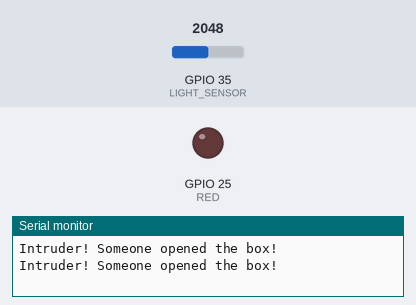
This sketch was run on a simulated ESP32. Shown: output pins drawn as LEDs (lit = HIGH), the last lines printed to the serial monitor. Dashed ring = blinking. Inputs (shaded band) come from the test bench; at power-on: GPIO 35 (LIGHT_SENSOR) = 2048.

Above: at 2.45 s.
3.0 s: GPIO 35 (LIGHT_SENSOR) set to 1973
At 3.35 s:
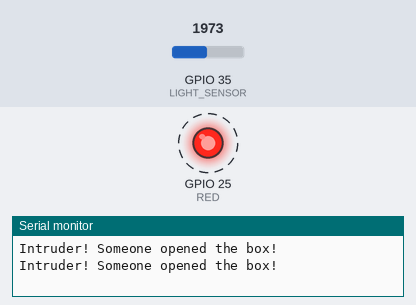
5.8 s: GPIO 35 (LIGHT_SENSOR) set to 2047
At 9.8 s:
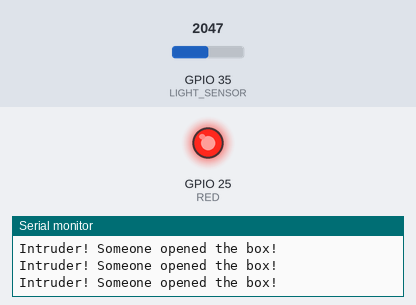
Timing chart, 0 to 15.3 s (numbered marks = the images above; inputs shaded):
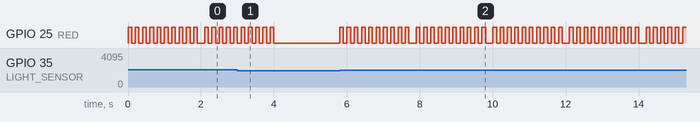

Measured:
- the behaviour switches between 2001 and 2000 on GPIO 35 (LIGHT_SENSOR) (found by bisection; images 0 and 1)
- after the input at 3.0 s, GPIO 25 (RED): goes on until 4.0 s, then stays LOW
- after the input at 5.8 s, GPIO 25 (RED): LOW → HIGH at once, then repeats every 2.1 s: 9 × (LOW 0.10 s, HIGH 0.10 s), LOW 0.20 s, HIGH 0.10 s

The sketch:

L04_LightAlarm.ino
```cpp
// Lesson 4 challenge solution: secret drawer alarm
// Put the circuit in a dark box. If someone opens it and light
// gets in, the red LED on 25 flashes.

const int LIGHT_SENSOR = 35;
const int RED = 25;
const int BRIGHT = 2000;   // change this to suit your box

void setup() {
  Serial.begin(115200);
  pinMode(RED, OUTPUT);
}

void loop() {
  int light = analogRead(LIGHT_SENSOR);

  if (light > BRIGHT) {
    Serial.println("Intruder! Someone opened the box!");
    for (int i = 0; i < 10; i++) {
      digitalWrite(RED, HIGH);
      delay(100);
      digitalWrite(RED, LOW);
      delay(100);
    }
  }
  delay(100);
}
```
